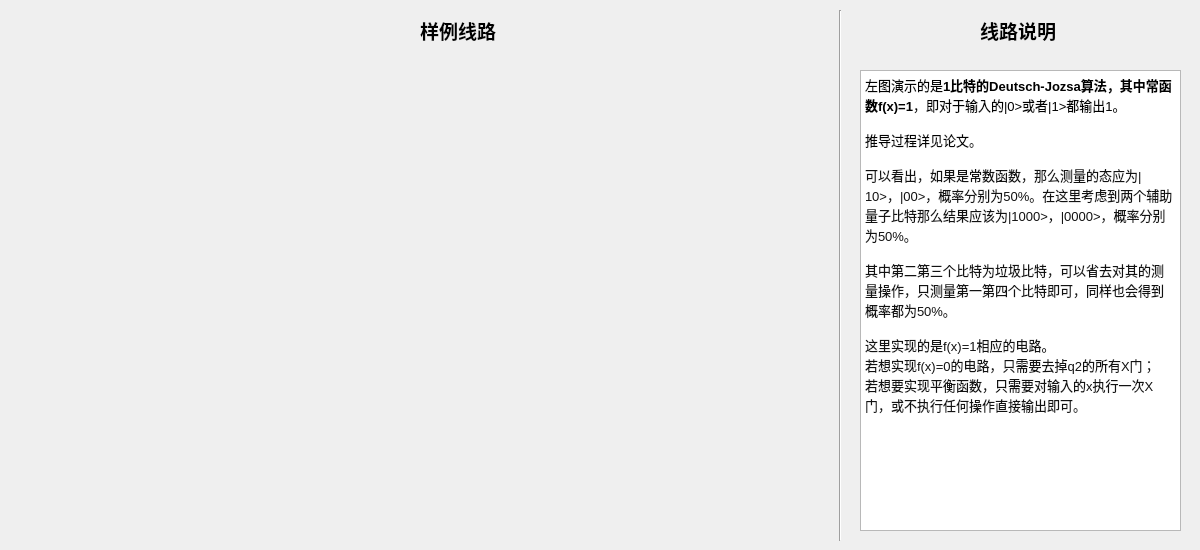
<?xml version="1.0" encoding="UTF-8"?>
<ui version="4.0">
 <class>example1</class>
 <widget class="QWidget" name="example1">
  <property name="geometry">
   <rect>
    <x>0</x>
    <y>0</y>
    <width>1200</width>
    <height>550</height>
   </rect>
  </property>
  <property name="windowTitle">
   <string>Form</string>
  </property>
  <widget class="QLabel" name="title2">
   <property name="geometry">
    <rect>
     <x>980</x>
     <y>20</y>
     <width>101</width>
     <height>21</height>
    </rect>
   </property>
   <property name="font">
    <font>
     <pointsize>14</pointsize>
     <weight>75</weight>
     <bold>true</bold>
    </font>
   </property>
   <property name="text">
    <string>线路说明</string>
   </property>
  </widget>
  <widget class="QLabel" name="title1">
   <property name="geometry">
    <rect>
     <x>420</x>
     <y>20</y>
     <width>101</width>
     <height>21</height>
    </rect>
   </property>
   <property name="font">
    <font>
     <pointsize>14</pointsize>
     <weight>75</weight>
     <bold>true</bold>
    </font>
   </property>
   <property name="text">
    <string>样例线路</string>
   </property>
  </widget>
  <widget class="QLabel" name="image">
   <property name="geometry">
    <rect>
     <x>20</x>
     <y>50</y>
     <width>811</width>
     <height>471</height>
    </rect>
   </property>
   <property name="text">
    <string/>
   </property>
   <property name="pixmap">
    <pixmap resource="gates/images.qrc">:/example1.png</pixmap>
   </property>
  </widget>
  <widget class="Line" name="line">
   <property name="geometry">
    <rect>
     <x>830</x>
     <y>10</y>
     <width>20</width>
     <height>531</height>
    </rect>
   </property>
   <property name="orientation">
    <enum>Qt::Vertical</enum>
   </property>
  </widget>
  <widget class="QTextEdit" name="textEdit">
   <property name="geometry">
    <rect>
     <x>860</x>
     <y>70</y>
     <width>321</width>
     <height>461</height>
    </rect>
   </property>
   <property name="html">
    <string>&lt;!DOCTYPE HTML PUBLIC &quot;-//W3C//DTD HTML 4.0//EN&quot; &quot;http://www.w3.org/TR/REC-html40/strict.dtd&quot;&gt;
&lt;html&gt;&lt;head&gt;&lt;meta name=&quot;qrichtext&quot; content=&quot;1&quot; /&gt;&lt;style type=&quot;text/css&quot;&gt;
p, li { white-space: pre-wrap; }
&lt;/style&gt;&lt;/head&gt;&lt;body style=&quot; font-family:'SimSun'; font-size:9pt; font-weight:400; font-style:normal;&quot;&gt;
&lt;p style=&quot; margin-top:0px; margin-bottom:0px; margin-left:0px; margin-right:0px; -qt-block-indent:0; text-indent:0px;&quot;&gt;&lt;span style=&quot; font-family:'SimSun'; font-size:10pt;&quot;&gt;左图演示的是&lt;/span&gt;&lt;span style=&quot; font-family:'SimSun'; font-size:10pt; font-weight:600;&quot;&gt;1比特的Deutsch-Jozsa算法，其中常函数f(x)=1&lt;/span&gt;&lt;span style=&quot; font-family:'SimSun'; font-size:10pt;&quot;&gt;，即对于输入的|0&amp;gt;或者|1&amp;gt;都输出1。&lt;/span&gt;&lt;/p&gt;
&lt;p style=&quot;-qt-paragraph-type:empty; margin-top:0px; margin-bottom:0px; margin-left:0px; margin-right:0px; -qt-block-indent:0; text-indent:0px; font-family:'SimSun'; font-size:10pt;&quot;&gt;&lt;br /&gt;&lt;/p&gt;
&lt;p style=&quot; margin-top:0px; margin-bottom:0px; margin-left:0px; margin-right:0px; -qt-block-indent:0; text-indent:0px;&quot;&gt;&lt;span style=&quot; font-family:'SimSun'; font-size:10pt;&quot;&gt;推导过程详见论文。&lt;/span&gt;&lt;/p&gt;
&lt;p style=&quot;-qt-paragraph-type:empty; margin-top:0px; margin-bottom:0px; margin-left:0px; margin-right:0px; -qt-block-indent:0; text-indent:0px; font-family:'SimSun'; font-size:10pt;&quot;&gt;&lt;br /&gt;&lt;/p&gt;
&lt;p style=&quot; margin-top:0px; margin-bottom:0px; margin-left:0px; margin-right:0px; -qt-block-indent:0; text-indent:0px;&quot;&gt;&lt;span style=&quot; font-family:'-apple-system','BlinkMacSystemFont','Helvetica Neue','PingFang SC','Microsoft YaHei','Source Han Sans SC','Noto Sans CJK SC','WenQuanYi Micro Hei','sans-serif'; font-size:10pt; color:#121212; background-color:#ffffff;&quot;&gt;可以看出，如果是常数函数，那么测量的态应为|10&amp;gt;，|00&amp;gt;，概率分别为50%。在这里考虑到两个辅助量子比特那么结果应该为|1000&amp;gt;，|0000&amp;gt;，概率分别为50%。&lt;/span&gt;&lt;/p&gt;
&lt;p style=&quot;-qt-paragraph-type:empty; margin-top:0px; margin-bottom:0px; margin-left:0px; margin-right:0px; -qt-block-indent:0; text-indent:0px; font-family:'-apple-system','BlinkMacSystemFont','Helvetica Neue','PingFang SC','Microsoft YaHei','Source Han Sans SC','Noto Sans CJK SC','WenQuanYi Micro Hei','sans-serif'; font-size:10pt; color:#121212;&quot;&gt;&lt;br /&gt;&lt;/p&gt;
&lt;p style=&quot; margin-top:0px; margin-bottom:0px; margin-left:0px; margin-right:0px; -qt-block-indent:0; text-indent:0px;&quot;&gt;&lt;span style=&quot; font-family:'-apple-system','BlinkMacSystemFont','Helvetica Neue','PingFang SC','Microsoft YaHei','Source Han Sans SC','Noto Sans CJK SC','WenQuanYi Micro Hei','sans-serif'; font-size:10pt; color:#121212; background-color:#ffffff;&quot;&gt;其中第二第三个比特为垃圾比特，可以省去对其的测量操作，只测量第一第四个比特即可，同样也会得到概率都为50%。&lt;/span&gt;&lt;/p&gt;
&lt;p style=&quot;-qt-paragraph-type:empty; margin-top:0px; margin-bottom:0px; margin-left:0px; margin-right:0px; -qt-block-indent:0; text-indent:0px; font-family:'-apple-system','BlinkMacSystemFont','Helvetica Neue','PingFang SC','Microsoft YaHei','Source Han Sans SC','Noto Sans CJK SC','WenQuanYi Micro Hei','sans-serif'; font-size:10pt; color:#121212;&quot;&gt;&lt;br /&gt;&lt;/p&gt;
&lt;p style=&quot; margin-top:0px; margin-bottom:0px; margin-left:0px; margin-right:0px; -qt-block-indent:0; text-indent:0px;&quot;&gt;&lt;span style=&quot; font-family:'-apple-system','BlinkMacSystemFont','Helvetica Neue','PingFang SC','Microsoft YaHei','Source Han Sans SC','Noto Sans CJK SC','WenQuanYi Micro Hei','sans-serif'; font-size:10pt; color:#121212; background-color:#ffffff;&quot;&gt;这里实现的是f(x)=1相应的电路。&lt;/span&gt;&lt;/p&gt;
&lt;p style=&quot; margin-top:0px; margin-bottom:0px; margin-left:0px; margin-right:0px; -qt-block-indent:0; text-indent:0px;&quot;&gt;&lt;span style=&quot; font-family:'-apple-system','BlinkMacSystemFont','Helvetica Neue','PingFang SC','Microsoft YaHei','Source Han Sans SC','Noto Sans CJK SC','WenQuanYi Micro Hei','sans-serif'; font-size:10pt; color:#121212; background-color:#ffffff;&quot;&gt;若想实现f(x)=0的电路，只需要去掉q2的所有X门；&lt;/span&gt;&lt;/p&gt;
&lt;p style=&quot; margin-top:0px; margin-bottom:0px; margin-left:0px; margin-right:0px; -qt-block-indent:0; text-indent:0px;&quot;&gt;&lt;span style=&quot; font-family:'-apple-system','BlinkMacSystemFont','Helvetica Neue','PingFang SC','Microsoft YaHei','Source Han Sans SC','Noto Sans CJK SC','WenQuanYi Micro Hei','sans-serif'; font-size:10pt; color:#121212; background-color:#ffffff;&quot;&gt;若想要实现平衡函数，只需要对输入的x执行一次X门，或不执行任何操作直接输出即可。&lt;/span&gt;&lt;/p&gt;&lt;/body&gt;&lt;/html&gt;</string>
   </property>
  </widget>
 </widget>
 <resources>
  <include location="gates/images.qrc"/>
 </resources>
 <connections/>
</ui>
